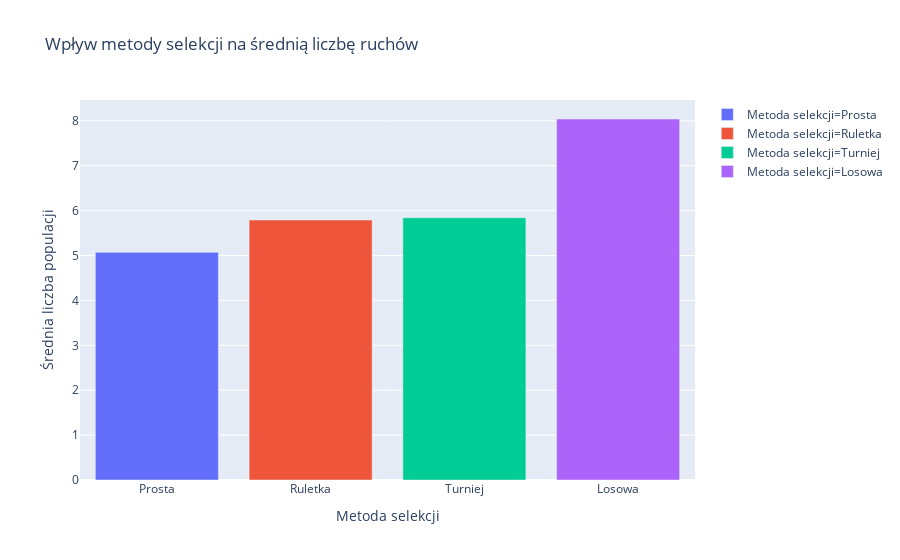

Notebook code cell kept with this figure:
### Code cell
x = 'Metoda selekcji'
y = 'Średnia liczba populacji'
fig = px.bar(df.sort_values(y), x=x, y=y, color=x,
       title='Wpływ metody selekcji na średnią liczbę ruchów')

fig.show()
fig.write_image('fig.svg')

### Figure 1 — Plotly figure (JSON) as saved in the notebook; plotly's stock layout.template omitted (floating-point values rounded to 4 significant figures)
{"data": [{"alignmentgroup": "True", "hoverlabel": {"namelength": 0}, "hovertemplate": "Metoda selekcji=%{x}<br>Średnia liczba populacji=%{y}", "legendgroup": "Metoda selekcji=Prosta", "marker": {"color": "#636efa"}, "name": "Metoda selekcji=Prosta", "offsetgroup": "Metoda selekcji=Prosta", "orientation": "v", "showlegend": true, "textposition": "auto", "type": "bar", "x": ["Prosta"], "xaxis": "x", "y": [5.07], "yaxis": "y"}, {"alignmentgroup": "True", "hoverlabel": {"namelength": 0}, "hovertemplate": "Metoda selekcji=%{x}<br>Średnia liczba populacji=%{y}", "legendgroup": "Metoda selekcji=Ruletka", "marker": {"color": "#EF553B"}, "name": "Metoda selekcji=Ruletka", "offsetgroup": "Metoda selekcji=Ruletka", "orientation": "v", "showlegend": true, "textposition": "auto", "type": "bar", "x": ["Ruletka"], "xaxis": "x", "y": [5.79], "yaxis": "y"}, {"alignmentgroup": "True", "hoverlabel": {"namelength": 0}, "hovertemplate": "Metoda selekcji=%{x}<br>Średnia liczba populacji=%{y}", "legendgroup": "Metoda selekcji=Turniej", "marker": {"color": "#00cc96"}, "name": "Metoda selekcji=Turniej", "offsetgroup": "Metoda selekcji=Turniej", "orientation": "v", "showlegend": true, "textposition": "auto", "type": "bar", "x": ["Turniej"], "xaxis": "x", "y": [5.84], "yaxis": "y"}, {"alignmentgroup": "True", "hoverlabel": {"namelength": 0}, "hovertemplate": "Metoda selekcji=%{x}<br>Średnia liczba populacji=%{y}", "legendgroup": "Metoda selekcji=Losowa", "marker": {"color": "#ab63fa"}, "name": "Metoda selekcji=Losowa", "offsetgroup": "Metoda selekcji=Losowa", "orientation": "v", "showlegend": true, "textposition": "auto", "type": "bar", "x": ["Losowa"], "xaxis": "x", "y": [8.04], "yaxis": "y"}], "layout": {"barmode": "relative", "legend": {"tracegroupgap": 0}, "title": {"text": "Wpływ metody selekcji na średnią liczbę ruchów"}, "xaxis": {"anchor": "y", "categoryarray": ["Prosta", "Ruletka", "Turniej", "Losowa"], "categoryorder": "array", "domain": [0, 1], "title": {"text": "Metoda selekcji"}}, "yaxis": {"anchor": "x", "domain": [0, 1], "title": {"text": "Średnia liczba populacji"}}}}
